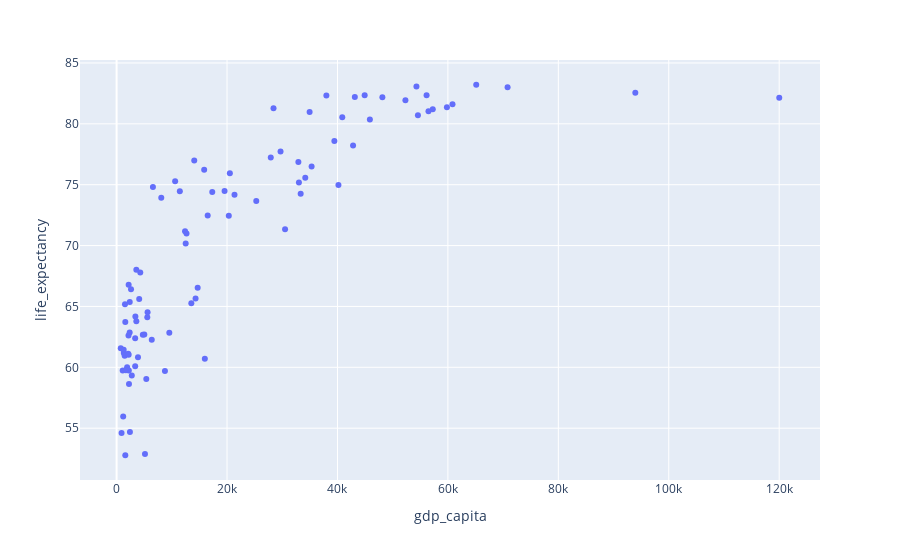

Source (notebook cell):
### Markdown cell above
- Plotly Express supports a wide variety of plot types (scatter, line, bar, pie, choropleth, etc.)
- In the following, we focus mostly on scatter plots, but most of what we learn here applies to other plot types as well.
- [Full list of plot types](https://plotly.com/python-api-reference/plotly.express.html)
- Gallery of [basic charts](https://plotly.com/python/basic-charts/), [statistical charts](https://plotly.com/python/statistical-charts/) and [maps](https://plotly.com/python/maps/)

### Code cell
px.scatter(data_frame=df, x='gdp_capita', y='life_expectancy')

### Figure 1 — Plotly figure (JSON) as saved in the notebook; plotly's stock layout.template omitted (floating-point values rounded to 4 significant figures)
{"data": [{"hovertemplate": "gdp_capita=%{x}<br>life_expectancy=%{y}<extra></extra>", "legendgroup": "", "marker": {"color": "#636efa", "symbol": "circle"}, "mode": "markers", "name": "", "orientation": "v", "showlegend": false, "type": "scatter", "x": [14060.0, 11450.0, NaN, 6367.0, 57260.0, 20320.0, 54570.0, 3365.0, 15860.0, 14300.0, 25300.0, 2211.0, 751.2, 6577.0, 3871.0, 895.3, 1573.0, 3403.0, 1103.0, 3574.0, 5377.0, 29690.0, 42830.0, 60830.0, 5020.0, 12660.0, 15980.0, NaN, 39440.0, 8755.0, 2379.0, NaN, 52310.0, 48130.0, 14680.0, 2157.0, 56480.0, 5558.0, NaN, 28420.0, 2750.0, 1905.0, 34170.0, 54300.0, 93940.0, NaN, 43140.0, 4749.0, 33020.0, 2413.0, 1461.0, 16500.0, NaN, 40180.0, 120000.0, 1517.0, 1573.0, 2243.0, 44930.0, 5613.0, 21350.0, 12510.0, NaN, 20510.0, 8089.0, 1303.0, 9548.0, 59820.0, 1283.0, 5138.0, 17320.0, 65130.0, 35320.0, 34960.0, 33340.0, 30510.0, 2182.0, 59520.0, 4286.0, 3574.0, 19560.0, 27920.0, 1675.0, 32920.0, 40870.0, 1191.0, 13530.0, NaN, 37990.0, 4092.0, 56140.0, 70810.0, 2613.0, 2180.0, 10600.0, 2366.0, 12390.0, 45870.0, 3362.0, 2102.0], "xaxis": "x", "y": [76.99, 74.45, NaN, 62.26, 81.19, 72.46, 80.7, 60.09, 76.22, 65.65, 73.66, 59.73, 61.57, 74.81, 60.83, 54.6, 52.78, 64.17, 59.74, 63.78, 59.03, 77.72, 78.23, 81.6, 62.69, 70.99, 60.71, 67.13, 78.6, 59.69, 65.37, 83.2, 81.93, 82.18, 66.53, 62.61, 81.04, 64.11, 82.2, 81.29, 59.33, 60.0, 75.57, 83.06, 82.56, 80.59, 82.2, 62.67, 75.19, 54.69, 60.95, 72.47, 81.66, 74.98, 82.14, 65.18, 63.72, 58.63, 82.35, 64.53, 74.18, 70.17, NaN, 75.93, 73.92, 61.17, 62.83, 81.36, 61.45, 52.89, 74.4, 83.21, 76.5, 80.98, 74.25, 71.34, 66.77, NaN, 67.78, 68.01, 74.48, 77.24, 59.76, 76.87, 80.53, 55.97, 65.25, 55.48, 82.33, 65.61, 82.36, 83.0, 66.41, 61.03, 75.29, 62.85, 71.19, 80.35, 62.38, 61.12], "yaxis": "y"}], "layout": {"legend": {"tracegroupgap": 0}, "margin": {"t": 60}, "xaxis": {"anchor": "y", "domain": [0, 1], "title": {"text": "gdp_capita"}}, "yaxis": {"anchor": "x", "domain": [0, 1], "title": {"text": "life_expectancy"}}}}
